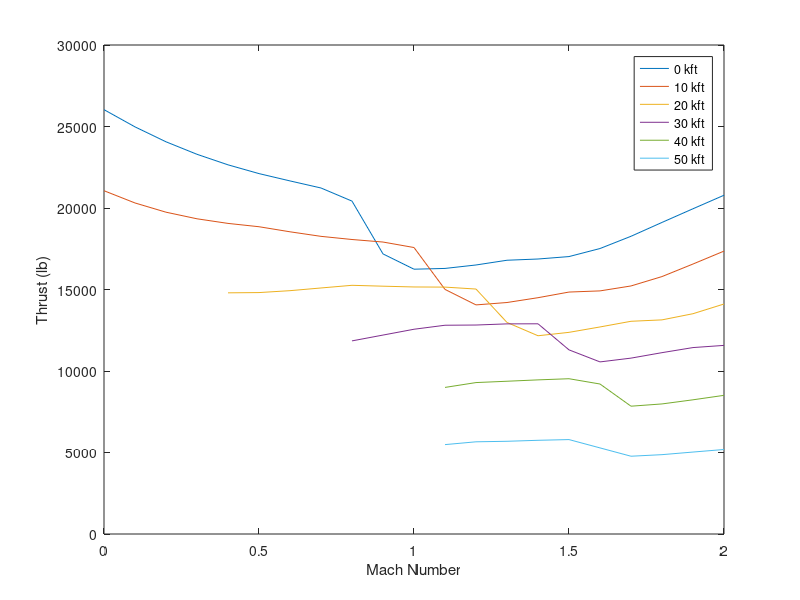
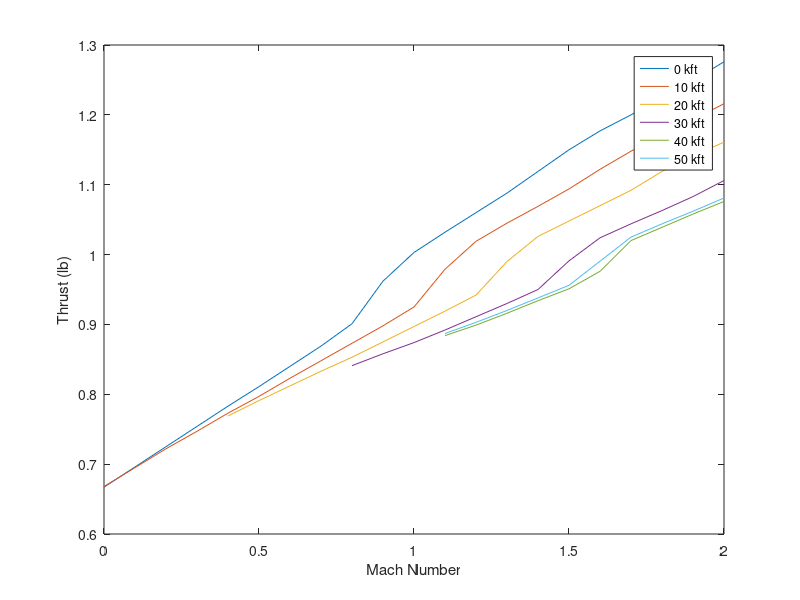

Write the MATLAB code that produced these figures, in order.
% Military power engine data

clear; close all;

% 0 kft
ALT_0 = [            0.000       0.000        0.000        0.000        0.000        0.000        0.000        0.000        0.000        0.000        0.000        0.000        0.000        0.000        0.000        0.000        0.000        0.000        0.000        0.000        0.000]; 
Mn_0 = [                0.0000     0.1000       0.2000       0.3000       0.4000       0.5000       0.6000       0.7000       0.8000       0.9000       1.0000       1.1000       1.2000       1.3000       1.4000       1.5000       1.6000       1.7000       1.8000       1.9000       2.0000]; 
TSFC_0 = [                0.667       0.696        0.725        0.754        0.783        0.811        0.840        0.869        0.901        0.962        1.003        1.032        1.060        1.088        1.119        1.150        1.177        1.200        1.224        1.249        1.276]; 
Fn_0 = [          26033.607   24977.276    24061.803    23294.622    22648.902    22110.473    21661.810    21227.611    20423.090    17184.140    16245.718    16292.777    16504.439    16795.254    16870.772    17020.446    17513.713    18265.077    19115.112    19953.980    20782.952]; 

% 10 kft
ALT_10 = [         10000.000   10000.000    10000.000    10000.000    10000.000    10000.000    10000.000    10000.000    10000.000    10000.000    10000.000    10000.000    10000.000    10000.000    10000.000    10000.000    10000.000    10000.000    10000.000    10000.000    10000.000 ];
Mn_10 = [              0.0000      0.1000       0.2000       0.3000       0.4000       0.5000       0.6000       0.7000       0.8000       0.9000       1.0000       1.1000       1.2000       1.3000       1.4000       1.5000       1.6000       1.7000       1.8000       1.9000       2.0000 ];
TSFC_10 = [               0.668       0.695        0.722        0.747        0.773        0.797        0.823        0.848        0.873        0.898        0.925        0.979        1.019        1.045        1.069        1.094        1.122        1.148        1.172        1.193        1.216 ];
Fn_10 = [         21059.851   20309.056    19743.086    19337.883    19055.216    18851.139    18540.228    18260.547    18067.532    17912.001    17575.055    15005.594    14055.320    14201.844    14497.448    14843.584    14914.797    15217.680    15793.657    16563.397    17355.719 ];

% 20 kft
ALT_20 = [       20000.000   20000.000    20000.000    20000.000    20000.000    20000.000    20000.000    20000.000    20000.000    20000.000    20000.000    20000.000    20000.000    20000.000    20000.000    20000.000    20000.000];
Mn_20 = [             0.4000      0.5000       0.6000       0.7000       0.8000       0.9000       1.0000       1.1000       1.2000       1.3000       1.4000       1.5000       1.6000       1.7000       1.8000       1.9000       2.0000]; 
TSFC_20 = [             0.769       0.791        0.812        0.833        0.853        0.875        0.897        0.919        0.942        0.990        1.026        1.048        1.070        1.092        1.119        1.141        1.161 ];
Fn_20 = [       14795.716   14811.279    14928.665    15094.073    15257.392    15203.382    15155.570    15147.070    15028.048    12977.954    12162.755    12371.611    12702.320    13050.307    13136.709    13515.325    14110.531 ];

% 30 kft
ALT_30 = [      30000.000   30000.000    30000.000    30000.000    30000.000    30000.000    30000.000    30000.000    30000.000    30000.000    30000.000    30000.000    30000.000 ];
Mn_30 = [            0.8000     0.9000       1.0000       1.1000       1.2000       1.3000       1.4000       1.5000       1.6000       1.7000       1.8000       1.9000       2.0000 ];
TSFC_30 = [       0.841      0.858        0.874        0.892        0.911        0.930        0.950        0.991        1.024        1.044        1.063        1.083        1.106 ];
Fn_30 = [       11847.525   12204.844    12561.903    12807.625    12820.479    12891.676    12896.073    11296.532    10558.127    10790.282    11125.790    11437.634    11570.929 ];


% 40 kft 
ALT_40 = [     40000.000   40000.000    40000.000    40000.000    40000.000    40000.000    40000.000    40000.000    40000.000    40000.000]; 
Mn_40 = [              1.1000      1.2000       1.3000       1.4000       1.5000       1.6000       1.7000       1.8000       1.9000       2.0000 ];
TSFC_40 = [             0.884       0.899        0.916        0.934        0.951        0.976        1.020        1.039        1.058        1.076 ];
Fn_40 = [           8992.710    9290.204     9371.858     9455.764     9526.412     9202.127     7840.980     7980.018     8233.342     8506.943 ];


% 50 kft
ALT_50 = [           50000.000    50000.000    50000.000    50000.000    50000.000      50000.000    50000.000    50000.000    50000.000]; 
Mn_50 = [                     1.1000       1.2000       1.3000       1.4000       1.5000            1.7000       1.8000       1.9000       2.0000 ];
TSFC_50 = [                   0.887        0.903        0.920        0.938        0.956             1.025        1.044        1.062        1.081 ];
Fn_50 = [              5483.808     5656.359     5688.341     5748.793     5792.668       4771.895     4867.857     5027.720     5184.952 ];


% plot max power thrust vs. Mach number
figure;
plot(Mn_0, Fn_0)
hold on
plot(Mn_10, Fn_10)
plot(Mn_20, Fn_20)
plot(Mn_30, Fn_30)
plot(Mn_40, Fn_40)
plot(Mn_50, Fn_50)
xlabel("Mach Number")
ylabel("Thrust (lb)")
legend("0 kft","10 kft", "20 kft", "30 kft", "40 kft", "50 kft")

% plot TSFC vs. Mach number
figure;
plot(Mn_0, TSFC_0)
hold on
plot(Mn_10, TSFC_10)
plot(Mn_20, TSFC_20)
plot(Mn_30, TSFC_30)
plot(Mn_40, TSFC_40)
plot(Mn_50, TSFC_50)
xlabel("Mach Number")
ylabel("Thrust (lb)")
legend("0 kft","10 kft", "20 kft", "30 kft", "40 kft", "50 kft")
